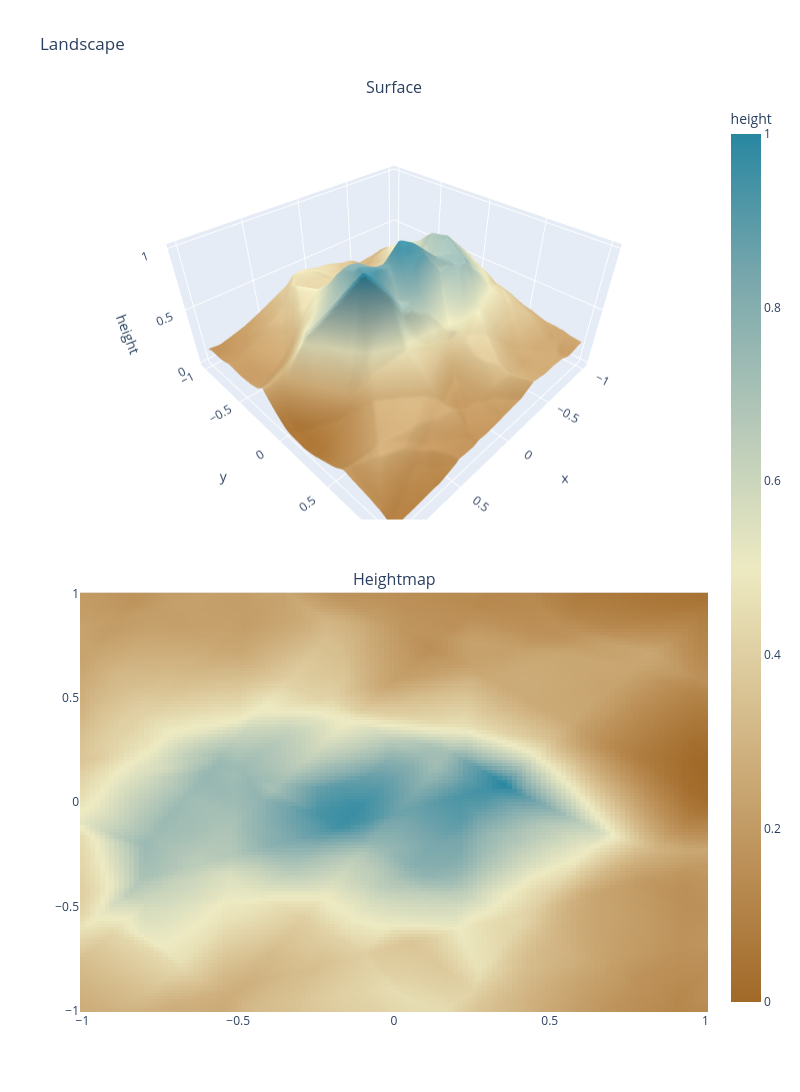

Notebook cell for this chart:
### Code cell
def minmax_norm(x):
    return (x - x.min()) / (x.max() - x.min())


norm_height = minmax_norm(rawheight * kernel)
plot_landscape(x, y, xx, yy, norm_height)
